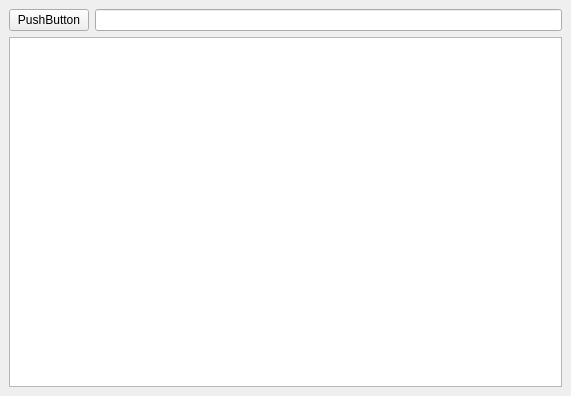
<?xml version="1.0" encoding="UTF-8"?>
<ui version="4.0">
 <class>MainWindow</class>
 <widget class="QMainWindow" name="MainWindow">
  <property name="geometry">
   <rect>
    <x>0</x>
    <y>0</y>
    <width>571</width>
    <height>396</height>
   </rect>
  </property>
  <property name="windowTitle">
   <string>MainWindow</string>
  </property>
  <widget class="QWidget" name="centralwidget">
   <layout class="QVBoxLayout" name="verticalLayout">
    <item>
     <layout class="QHBoxLayout" name="horizontalLayout">
      <item>
       <widget class="QPushButton" name="pushButton">
        <property name="text">
         <string>PushButton</string>
        </property>
       </widget>
      </item>
      <item>
       <widget class="QLineEdit" name="lineEdit"/>
      </item>
     </layout>
    </item>
    <item>
     <widget class="QListWidget" name="listWidget"/>
    </item>
   </layout>
  </widget>
 </widget>
 <resources/>
 <connections/>
</ui>
